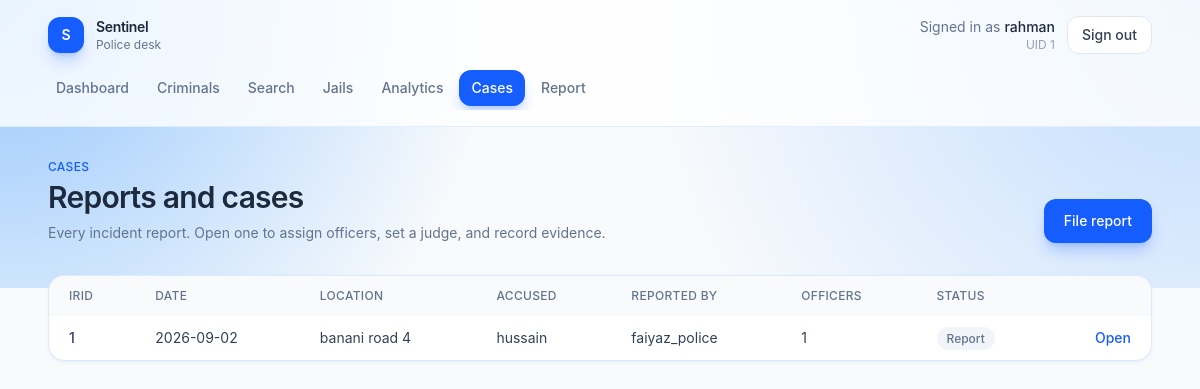
The page /incidents (signed in) on the database as committed earlier.
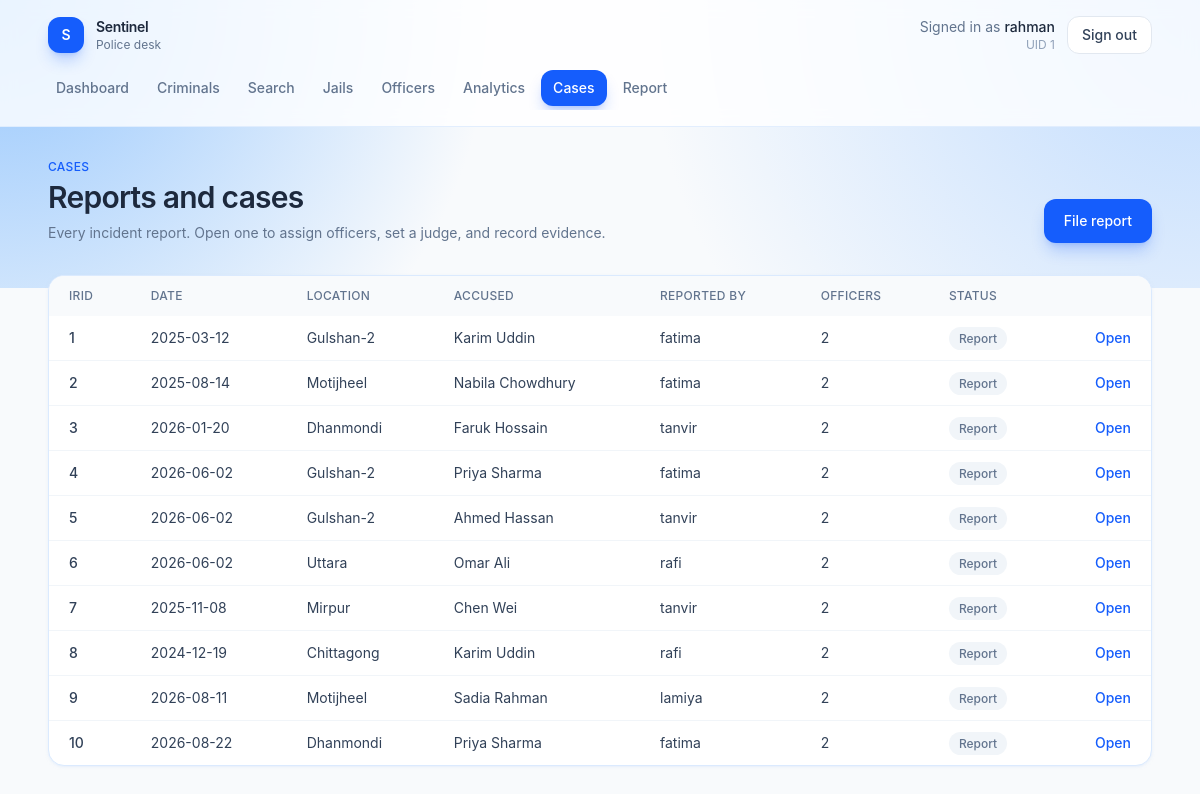
The same page on the database as committed later.
### tables this page shows
CREATE TABLE USER (
    UID INTEGER PRIMARY KEY,
    phone TEXT,
    age INTEGER,
    gender TEXT,
    role TEXT,
    name TEXT NOT NULL,
    password TEXT NOT NULL
);

### app.py (the view)
@app.route("/incidents")
def incidents():
    if not check_login():
        return redirect("/login")
    if session.get("role") != "police":
        return redirect("/dashboard")
    db = get_db()
    incidents = db.execute("select i.IRID, i.Date, i.incident_location as location, i.AccusedName, u.Name as reporter_name, count(w.UID) as officer_count from 'Incident Reports' i join User u on i.ReportedUID = u.UID left join Works_on w on i.IRID = w.IRID group by i.IRID").fetchall()
    return render_template("incidents.html", incidents=incidents)

### app.py (called while the page is built)
def get_db():
    if "db" not in g:
        g.db = sqlite3.connect(app.config["DATABASE"])
        g.db.row_factory = sqlite3.Row
    return g.db

def check_login():
    if session.get("loggedin_UID") is None:
        return False
    return True

@app.context_processor
def inject_current_user():
    uid = session.get("loggedin_UID")
    if not uid:
        return {"user_name": "Guest"}
    name = session.get("name")
    if not name:
        db = get_db()
        row = db.execute("SELECT name FROM USER WHERE UID = ?", (uid,)).fetchone()
        name = row["name"] if row else "Guest"
        session["name"] = name
    return {"user_name": name}

@app.after_request
def disable_cache(response):
    response.headers["Cache-Control"] = "no-store, no-cache, must-revalidate, max-age=0"
    response.headers["Pragma"] = "no-cache"
    response.headers["Expires"] = "0"
    return response

### templates/incidents.html (shortened to what this page needs)
{% extends "app.html" %}
{% set incidents = incidents if incidents is defined else [
    {"IRID": 12, "Date": "2026-08-14", "location": "Gulshan-2", "AccusedName": "Karim Uddin", "reporter_name": "fatima", "officer_count": 1},
    {"IRID": 11, "Date": "2026-08-11", "location": "Motijheel", "AccusedName": "Nabila Chowdhury", "reporter_name": "fatima", "officer_count": 1},
    {"IRID": 10, "Date": "2026-08-09", "location": "Mirpur-10", "AccusedName": "Unknown", "reporter_name": "hasan", "officer_count": 0},
] %}
{% block page %}
<div class="mb-8 flex flex-col gap-4 sm:flex-row sm:items-end sm:justify-between">
    <div>
        <p class="text-xs font-medium uppercase tracking-wide text-blue-600">Cases</p>
        <h1 class="mt-1 text-3xl font-semibold tracking-tight text-slate-800">Reports and cases</h1>
        <p class="mt-2 text-sm text-slate-500">Every incident report. Open one to assign officers, set a judge, and record evidence.</p>
    </div>
    <a href="{{ url_for('report_incident') }}" class="inline-flex h-11 items-center rounded-xl bg-blue-600 px-5 text-sm font-medium text-white shadow-lg shadow-blue-600/25 transition hover:bg-blue-700">File report</a>
</div>
<article class="overflow-hidden rounded-2xl border border-blue-100 bg-white shadow-sm shadow-blue-100/50">
    {% if incidents %}
    <div class="overflow-x-auto">
        <table class="w-full text-left text-sm">
            <thead class="bg-slate-50 text-xs uppercase tracking-wide text-slate-500">
                <tr>
                    <th class="px-5 py-3 font-medium">IRID</th>
                    <th class="px-5 py-3 font-medium">Date</th>
                    <th class="px-5 py-3 font-medium">Location</th>
                    <th class="px-5 py-3 font-medium">Accused</th>
                    <th class="px-5 py-3 font-medium">Reported by</th>
                    <th class="px-5 py-3 font-medium">Officers</th>
                    <th class="px-5 py-3 font-medium">Status</th>
                    <th class="px-5 py-3 font-medium"></th>
                </tr>
            </thead>
            <tbody class="divide-y divide-slate-100">
                {% for incident in incidents %}
                <tr class="text-slate-700">
                    <td class="px-5 py-3 font-medium">{{ incident.IRID }}</td>
                    <td class="px-5 py-3">{{ incident.Date or "—" }}</td>
                    <td class="px-5 py-3">{{ incident.location or "—" }}</td>
                    <td class="px-5 py-3">{{ incident.AccusedName or "—" }}</td>
                    <td class="px-5 py-3">{{ incident.reporter_name or "—" }}</td>
                    <td class="px-5 py-3">{{ incident.officer_count or 0 }}</td>
                    <td class="px-5 py-3">
                        {% if incident.Judge or incident.Evidence %}
                        <span class="rounded-full bg-blue-50 px-2.5 py-1 text-xs font-medium text-blue-700">Criminal case</span>
                        {% else %}
                        <span class="rounded-full bg-slate-100 px-2.5 py-1 text-xs font-medium text-slate-500">Report</span>
                        {% endif %}
                    </td>
                    <td class="px-5 py-3 text-right">
                        <a href="{{ url_for('incident_detail', irid=incident.IRID) }}" class="font-medium text-blue-600 hover:text-blue-700">Open</a>
                    </td>
                </tr>
                {% endfor %}
            </tbody>
        </table>
    </div>
    {% else %}
    <p class="px-5 py-10 text-center text-sm text-slate-500">No incident reports yet.</p>
    {% endif %}
</article>
{% endblock %}

Rows that differ between the two databases and show on the page:
removed USER: IRID "1", Date "2026-09-02", location "banani road 4", AccusedName "hussain", name "faiyaz_police", officer_count "1"
now on this page (row unchanged): USER: IRID "1", Date "2025-03-12", location "Gulshan-2", AccusedName "Karim Uddin", name "fatima", UID "2", IRID "2", Date "2025-08-14", location "Motijheel", AccusedName "Nabila Chowdhury", IRID "4", Date "2026-06-02", AccusedName "Priya Sharma", IRID "10", Date "2026-08-22", location "Dhanmondi"
added USER: IRID "3", Date "2026-01-20", location "Dhanmondi", AccusedName "Faruk Hossain", name "tanvir", officer_count "2", IRID "5", Date "2026-06-02", location "Gulshan-2", AccusedName "Ahmed Hassan", IRID "7", Date "2025-11-08", location "Mirpur", AccusedName "Chen Wei"
added USER: IRID "6", Date "2026-06-02", location "Uttara", AccusedName "Omar Ali", name "rafi", officer_count "2", IRID "8", Date "2024-12-19", location "Chittagong", AccusedName "Karim Uddin"
added USER: IRID "9", Date "2026-08-11", location "Motijheel", AccusedName "Sadia Rahman", name "lamiya", officer_count "2"
Other text that changed with them:
{{ label }}: "Dashboard Criminals Search Jails Analytics Cases Report" → "Dashboard Criminals Search Jails Officers Analytics Cases Report"
